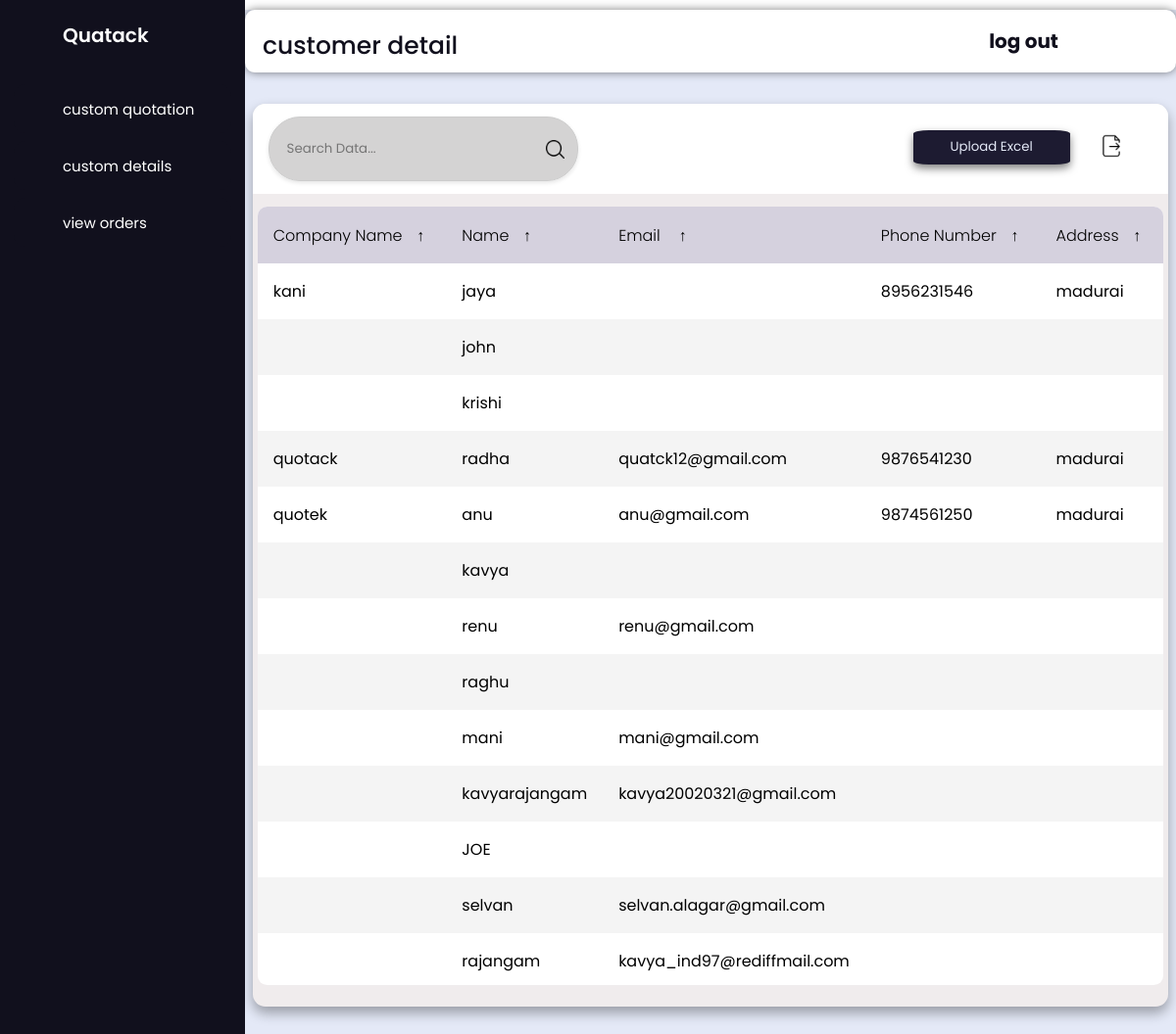
The app's page /staff/staff_customer_details/ with its own data.
### customer/models.py (models this page shows, shortened)
class CustomerDetail(models.Model):
    user = models.OneToOneField(User, on_delete=models.CASCADE, related_name='customer_detail')
    customer_name = models.CharField(max_length=100)
    company_name = models.CharField(max_length=100)
    address = models.CharField(max_length=255)
    contact_number = models.CharField(max_length=15)
    email = models.EmailField()
    total_orders = models.IntegerField(default=0)
    cancel_orders = models.IntegerField(default=0)
    delivered_orders = models.IntegerField(default=0)

### staff/views.py (the view, shortened to what this page needs)
# urls.py: path('staff_customer_details/',views.staff_customer_details,name='s_customer_details'),
def staff_customer_details(request):
    addstaff =  CustomerDetail.objects.all()
    li_staffs = {"add_staff":addstaff}
    return render(request,'staff_management/staffcustomdetail.html',context=li_staffs)

### templates/staff_management/staffcustomdetail.html (shortened to what this page needs)
{% extends 'staff_management/staff_home.html'%}
{% block content %}
{% load static%}
<div class="header"><span class="text" >customer detail</span><a href="{% url 'staff_logout' %}">log out</a></div>
<main class="table" id="customers_table">
        <section class="table__header">
            <div class="input-group">
                <input type="search" placeholder="Search Data...">
                <img src="{% static 'media/search.png' %}" alt="">
            </div>
            <div class="grp">
                <div class="upload">
                  <button id="uploadButton">Upload Excel</button>
                </div>
            <div class="export__file">
                <label for="export-file" class="export__file-btn" title="Export File"></label>
            </div>
            </div>
        </section>
        <section class="table__body">
            {% if  add_staff %}
            <table>
                <thead>
                    <tr>
                        <th> Company Name<span class="icon-arrow">&UpArrow;</span></th>
                        <th> Name<span class="icon-arrow">&UpArrow;</span></th>
                        <th> Email <span class="icon-arrow">&UpArrow;</span></th>
                        <th> Phone number<span class="icon-arrow">&UpArrow;</span></th>
                        <th>Address<span class="icon-arrow">&UpArrow;</span></th>
                    </tr>
                </thead>
                <tbody>
                    {% for i in add_staff %}
                    <tr>
                        <td>{{i.company_name}}</td>
                        <td>{{i.user.username}}</td>
                        <td>{{i.email}}</td>
                        <td>{{i.contact_number}}</td>
                        <td>{{i.address}}</td>
                    </tr>
                    {% endfor %}
                    {% endif %}
                    </tbody>
            </table>
        </section>
    </main>
 {% endblock content %}

### templates/staff_management/staff_home.html (style rules this page uses)
* { margin: 0; padding: 0; box-sizing: border-box; font-family: "Poppins" , sans-serif; }
.home-section .text { display: inline-block; color: #11101d; font-size: 25px; font-weight: 500; margin: 18px }
.home-section .header { display:flex; justify-content: space-between; width: calc(100% - 0px); background-color: #ffffff; height: 4rem; border-radius: 10px; box-shadow: 0px 0px 10px 0px rgba(0,0,0,0.5); transition: box-shadow 0.3s ease; margin-top: 10px; }
.home-section .header a { display: flex; align-items: center; padding-right: 7.5rem; font-size: 1.25rem; font-weight: bold; text-decoration: none; color: #11101d; }
label { flex:35%; font-size: 15px; display: block; }
.table { height: 85vh; background-color:#f0eced; backdrop-filter: blur(7px); box-shadow: 0 .4rem .8rem #0005; border-radius: .8rem; margin-top: 2rem; margin-left:0.5rem; margin-right: 0.5rem; overflow: hidden; }
.table__header { width: 100%; height: 10%; background-color: #ffffff; padding: .8rem 1rem; display: flex; justify-content:space-between; align-items: center; }
.table__header .grp { width:30%; display: flex; flex-direction: row; justify-content: space-evenly; }
.table__header .input-group { width: 35%; height: 100%; background-color: rgba(126, 124, 124, 0.333); padding: 0 .8rem; border-radius: 2rem; display: flex; justify-content:space-evenly; align-items: center; border: 1px solid #ccc; box-shadow: 0 2px 4px rgba(0, 0, 0, 0.1); }
.table__header button { width:10rem; height: 2.2rem; background-color: #1d1b31; color:#E4E9F7; border: none; border-radius: 10%; text-align: center; box-shadow: 0 4px 8px 0 rgba(0, 0, 0, 0.5); transition: box-shadow 0.3s, transform 0.3s; cursor: pointer; }
.table__header .input-group img { width: 1.2rem; height: 1.2rem; }
.table__header .input-group input { width: 100%; padding: 0 .5rem 0 .3rem; background-color: transparent; border: none; outline: none; }
.table__body { width: 99%; max-height: calc(89% - 1.6rem); background-color:#ffffff; margin: .8rem auto; border-radius: .6rem; overflow: auto; overflow: overlay; }
table { width: 100%; }
table, th, td { border-collapse: collapse; padding: 1rem; text-align: left; }
thead th { position: sticky; top: 0; left: 0; background-color: #d5d1defe; cursor: pointer; text-transform: capitalize; font-weight:350; white-space: nowrap; overflow-x: auto; overflow-y: hidden; }
tbody tr:nth-child(even) { background-color: #0000000b; }
tbody tr { --delay: .1s; transition: .5s ease-in-out var(--delay), background-color 0s; }
tbody tr td, tbody tr td p, tbody tr td img { transition: .2s ease-in-out; }
thead th span.icon-arrow { display: inline-block; width: 1.3rem; height: 1.3rem; border-radius: 50%; border: 1.4px solid transparent; text-align: center; font-size: 1rem; margin-left: .5rem; transition: .2s ease-in-out; }
.export__file { position: relative; }
.export__file .export__file-btn { display: inline-block; width: 2rem; height: 2rem; background: #fff6 url("/static/media/export.png") center / 80% no-repeat; border-radius: 50%; transition: .2s ease-in-out; }

### records on screen
CustomerDetail: company_name "kani", user.username "jaya", contact_number "8956231546", address "madurai"
CustomerDetail: user.username "john"
CustomerDetail: user.username "krishi"
CustomerDetail: company_name "quotack", user.username "radha", email "quatck12@gmail.com", contact_number "9876541230", address "madurai"
CustomerDetail: company_name "quotek", user.username "anu", email "anu@gmail.com", contact_number "9874561250", address "madurai"
CustomerDetail: user.username "kavya"
CustomerDetail: user.username "renu", email "renu@gmail.com"
CustomerDetail: user.username "raghu"
CustomerDetail: user.username "mani", email "mani@gmail.com"
CustomerDetail: user.username "kavyarajangam", email "kavya20020321@gmail.com"
CustomerDetail: user.username "JOE"
CustomerDetail: user.username "selvan", email "selvan.alagar@gmail.com"
CustomerDetail: user.username "rajangam", email "kavya_ind97@rediffmail.com"
